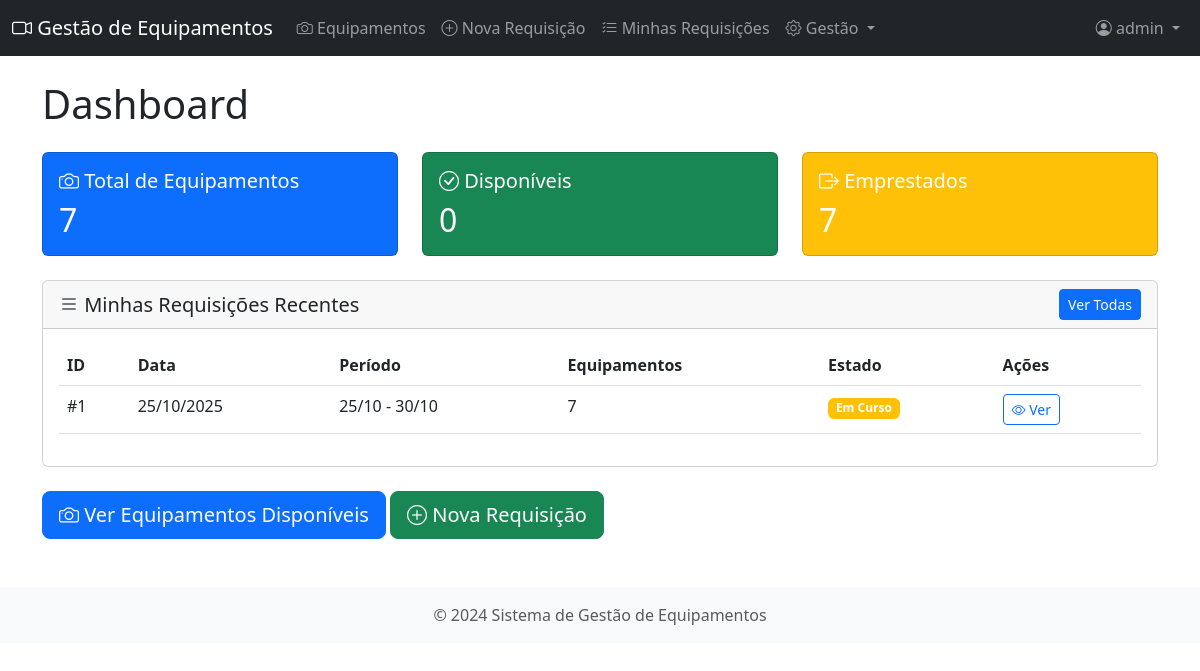
The app's page / (signed in), older data.
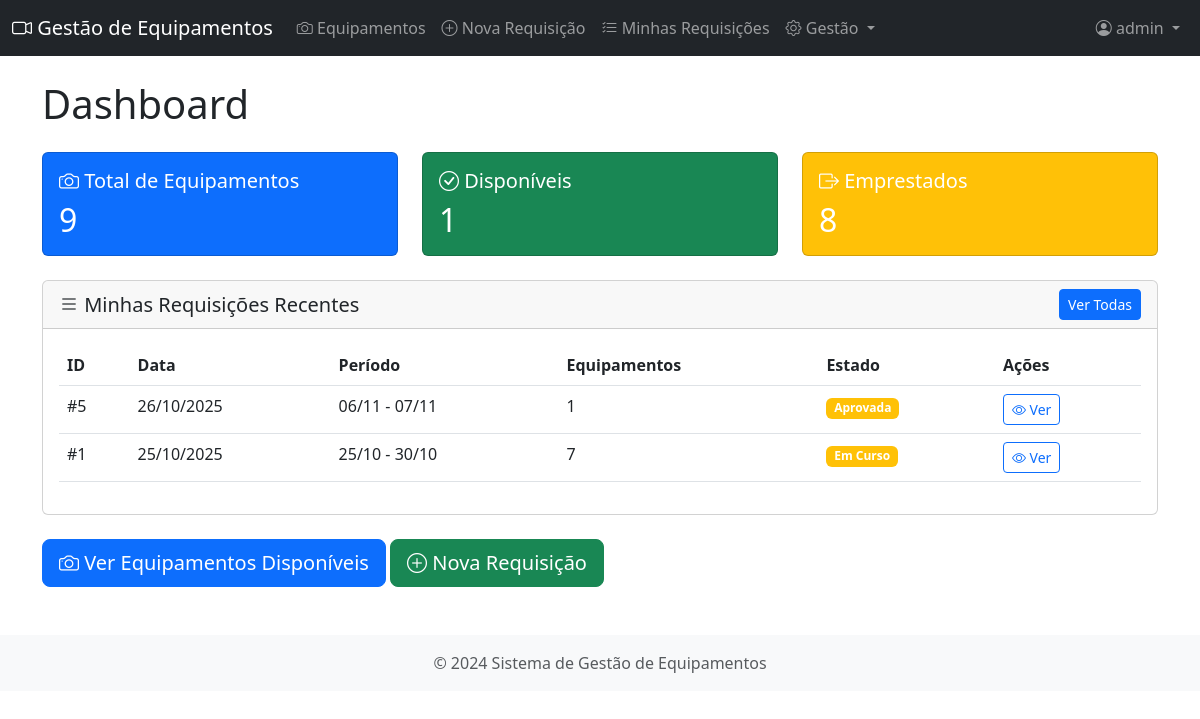
The same page, newer data.
### equipamentos/models.py (models this page shows, shortened)
class Requisicao(models.Model):
    ESTADO_CHOICES = [
        ('pendente', 'Pendente'),
        ('aprovada', 'Aprovada'),
        ('rejeitada', 'Rejeitada'),
        ('em_curso', 'Em Curso'),
        ('concluida', 'Concluída'),
        ('atrasada', 'Atrasada'),
    ]
    utilizador = models.ForeignKey(User, on_delete=models.PROTECT, related_name='requisicoes')
    equipamentos = models.ManyToManyField(Equipamento, related_name='requisicoes')
    data_requisicao = models.DateTimeField(auto_now_add=True)
    data_inicio_prevista = models.DateField()
    data_fim_prevista = models.DateField()
    data_entrega_real = models.DateTimeField(null=True, blank=True)
    data_devolucao_real = models.DateTimeField(null=True, blank=True)
    motivo = models.TextField(help_text="Motivo/projeto para o qual necessita do equipamento")
    observacoes_requisicao = models.TextField(blank=True)
    observacoes_aprovacao = models.TextField(blank=True)
    observacoes_devolucao = models.TextField(blank=True)
    estado = models.CharField(max_length=20, choices=ESTADO_CHOICES, default='pendente')
    aprovado_por = models.ForeignKey(User, on_delete=models.SET_NULL, null=True, blank=True,
                                     related_name='requisicoes_aprovadas')
    data_aprovacao = models.DateTimeField(null=True, blank=True)
    class Meta:
        verbose_name = "Requisição"
        verbose_name_plural = "Requisições"
        ordering = ['-data_requisicao']

### equipamentos/views.py (the view)
# urls.py: path('', views.dashboard, name='dashboard'),
@login_required
def dashboard(request):
    total_equipamentos = Equipamento.objects.count()
    equipamentos_disponiveis = Equipamento.objects.filter(estado='disponivel').count()
    equipamentos_emprestados = Equipamento.objects.filter(estado='emprestado').count()
    minhas_requisicoes = Requisicao.objects.filter(utilizador=request.user).order_by('-data_requisicao')[:5]
    requisicoes_atrasadas = []
    if request.user.is_staff:
        requisicoes_atrasadas = Requisicao.objects.filter(
            estado='em_curso',
            data_fim_prevista__lt=timezone.now().date()
        )
    context = {
        'total_equipamentos': total_equipamentos,
        'equipamentos_disponiveis': equipamentos_disponiveis,
        'equipamentos_emprestados': equipamentos_emprestados,
        'minhas_requisicoes': minhas_requisicoes,
        'requisicoes_atrasadas': requisicoes_atrasadas,
    }
    return render(request, 'equipamentos/dashboard.html', context)

### templates/equipamentos/dashboard.html (shortened to what this page needs)
{% extends 'base.html' %}
{% block content %}
<h1 class="mb-4">Dashboard</h1>
<div class="row mb-4">
    <div class="col-md-4">
        <div class="card bg-primary text-white">
            <div class="card-body">
                <h5 class="card-title"><i class="bi bi-camera"></i> Total de Equipamentos</h5>
                <h2 class="mb-0">{{ total_equipamentos }}</h2>
            </div>
        </div>
    </div>
    <div class="col-md-4">
        <div class="card bg-success text-white">
            <div class="card-body">
                <h5 class="card-title"><i class="bi bi-check-circle"></i> Disponíveis</h5>
                <h2 class="mb-0">{{ equipamentos_disponiveis }}</h2>
            </div>
        </div>
    </div>
    <div class="col-md-4">
        <div class="card bg-warning text-white">
            <div class="card-body">
                <h5 class="card-title"><i class="bi bi-box-arrow-right"></i> Emprestados</h5>
                <h2 class="mb-0">{{ equipamentos_emprestados }}</h2>
            </div>
        </div>
    </div>
</div>
<div class="row">
    <div class="col-md-12">
        <div class="card">
            <div class="card-header d-flex justify-content-between align-items-center">
                <h5 class="mb-0"><i class="bi bi-list"></i> Minhas Requisições Recentes</h5>
                <a href="{% url 'minhas_requisicoes' %}" class="btn btn-sm btn-primary">Ver Todas</a>
            </div>
            <div class="card-body">
                {% if minhas_requisicoes %}
                <div class="table-responsive">
                    <table class="table table-hover">
                        <thead>
                            <tr>
                                <th>ID</th>
                                <th>Data</th>
                                <th>Período</th>
                                <th>Equipamentos</th>
                                <th>Estado</th>
                                <th>Ações</th>
                            </tr>
                        </thead>
                        <tbody>
                            {% for req in minhas_requisicoes %}
                            <tr>
                                <td>#{{ req.id }}</td>
                                <td>{{ req.data_requisicao|date:"d/m/Y" }}</td>
                                <td>{{ req.data_inicio_prevista|date:"d/m" }} - {{ req.data_fim_prevista|date:"d/m" }}</td>
                                <td>{{ req.equipamentos.count }}</td>
                                <td>
                                    <span class="badge bg-{{ req.estado|yesno:'warning,success,danger' }}">
                                        {{ req.get_estado_display }}
                                    </span>
                                </td>
                                <td>
                                    <a href="{% url 'detalhe_requisicao' req.id %}" class="btn btn-sm btn-outline-primary">
                                        <i class="bi bi-eye"></i> Ver
                                    </a>
                                </td>
                            </tr>
                            {% endfor %}
                        </tbody>
                    </table>
                </div>
                {% endif %}
            </div>
        </div>
    </div>
</div>
<div class="mt-4">
    <a href="{% url 'listar_equipamentos' %}" class="btn btn-lg btn-primary">
        <i class="bi bi-camera"></i> Ver Equipamentos Disponíveis
    </a>
    <a href="{% url 'criar_requisicao' %}" class="btn btn-lg btn-success">
        <i class="bi bi-plus-circle"></i> Nova Requisição
    </a>
</div>
{% endblock %}

Row changes from the older to the newer data that the page shows:
added Requisicao: id "5", data_requisicao "26/10/2025", data_inicio_prevista "06/11", data_fim_prevista "07/11", equipamentos.count "1", estado "Aprovada"
Text that changed along with them:
{{ total_equipamentos }}: "7" → "9"
{{ equipamentos_disponiveis }}: "0" → "1"
{{ equipamentos_emprestados }}: "7" → "8"
